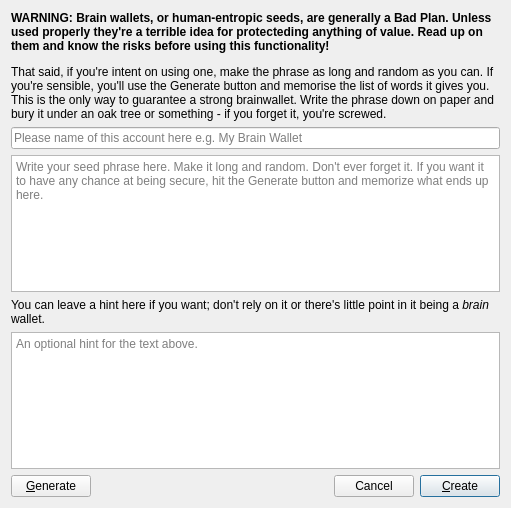
<?xml version="1.0" encoding="UTF-8"?>
<ui version="4.0">
 <class>BrainWallet</class>
 <widget class="QDialog" name="BrainWallet">
  <property name="geometry">
   <rect>
    <x>0</x>
    <y>0</y>
    <width>511</width>
    <height>508</height>
   </rect>
  </property>
  <property name="windowTitle">
   <string>Dialog</string>
  </property>
  <layout class="QVBoxLayout" name="verticalLayout">
   <item>
    <widget class="QLabel" name="label">
     <property name="text">
      <string>&lt;html&gt;&lt;head/&gt;&lt;body&gt;&lt;p&gt;&lt;span style=&quot; font-weight:600;&quot;&gt;WARNING: Brain wallets, or human-entropic seeds, are generally a Bad Plan. Unless used properly they're a terrible idea for protecteding anything of value. Read up on them and know the risks before using this functionality!&lt;/span&gt;&lt;/p&gt;&lt;p&gt;That said, if you're intent on using one, make the phrase as long and random as you can. If you're sensible, you'll use the Generate button and memorise the list of words it gives you. This is the only way to guarantee a strong brainwallet. Write the phrase down on paper and bury it under an oak tree or something - if you forget it, you're screwed.&lt;/p&gt;&lt;/body&gt;&lt;/html&gt;</string>
     </property>
     <property name="wordWrap">
      <bool>true</bool>
     </property>
    </widget>
   </item>
   <item>
    <widget class="QLineEdit" name="name">
     <property name="placeholderText">
      <string>Please name of this account here e.g. My Brain Wallet</string>
     </property>
    </widget>
   </item>
   <item>
    <widget class="QTextEdit" name="seed">
     <property name="placeholderText">
      <string>Write your seed phrase here. Make it long and random. Don't ever forget it. If you want it to have any chance at being secure, hit the Generate button and memorize what ends up here.</string>
     </property>
    </widget>
   </item>
   <item>
    <widget class="QLabel" name="label_2">
     <property name="text">
      <string>&lt;html&gt;&lt;head/&gt;&lt;body&gt;&lt;p&gt;You can leave a hint here if you want; don't rely on it or there's little point in it being a &lt;span style=&quot; font-style:italic;&quot;&gt;brain&lt;/span&gt; wallet.&lt;/p&gt;&lt;/body&gt;&lt;/html&gt;</string>
     </property>
     <property name="wordWrap">
      <bool>true</bool>
     </property>
    </widget>
   </item>
   <item>
    <widget class="QTextEdit" name="hint">
     <property name="placeholderText">
      <string>An optional hint for the text above.</string>
     </property>
    </widget>
   </item>
   <item>
    <layout class="QHBoxLayout" name="horizontalLayout">
     <item>
      <widget class="QPushButton" name="generate">
       <property name="text">
        <string>&amp;Generate</string>
       </property>
      </widget>
     </item>
     <item>
      <spacer name="horizontalSpacer">
       <property name="orientation">
        <enum>Qt::Horizontal</enum>
       </property>
       <property name="sizeHint" stdset="0">
        <size>
         <width>40</width>
         <height>20</height>
        </size>
       </property>
      </spacer>
     </item>
     <item>
      <widget class="QPushButton" name="cancel">
       <property name="text">
        <string>Cancel</string>
       </property>
      </widget>
     </item>
     <item>
      <widget class="QPushButton" name="create">
       <property name="text">
        <string>&amp;Create</string>
       </property>
       <property name="default">
        <bool>true</bool>
       </property>
      </widget>
     </item>
    </layout>
   </item>
  </layout>
 </widget>
 <resources/>
 <connections>
  <connection>
   <sender>create</sender>
   <signal>clicked()</signal>
   <receiver>BrainWallet</receiver>
   <slot>accept()</slot>
   <hints>
    <hint type="sourcelabel">
     <x>462</x>
     <y>484</y>
    </hint>
    <hint type="destinationlabel">
     <x>449</x>
     <y>504</y>
    </hint>
   </hints>
  </connection>
  <connection>
   <sender>cancel</sender>
   <signal>clicked()</signal>
   <receiver>BrainWallet</receiver>
   <slot>reject()</slot>
   <hints>
    <hint type="sourcelabel">
     <x>381</x>
     <y>483</y>
    </hint>
    <hint type="destinationlabel">
     <x>351</x>
     <y>506</y>
    </hint>
   </hints>
  </connection>
 </connections>
</ui>
